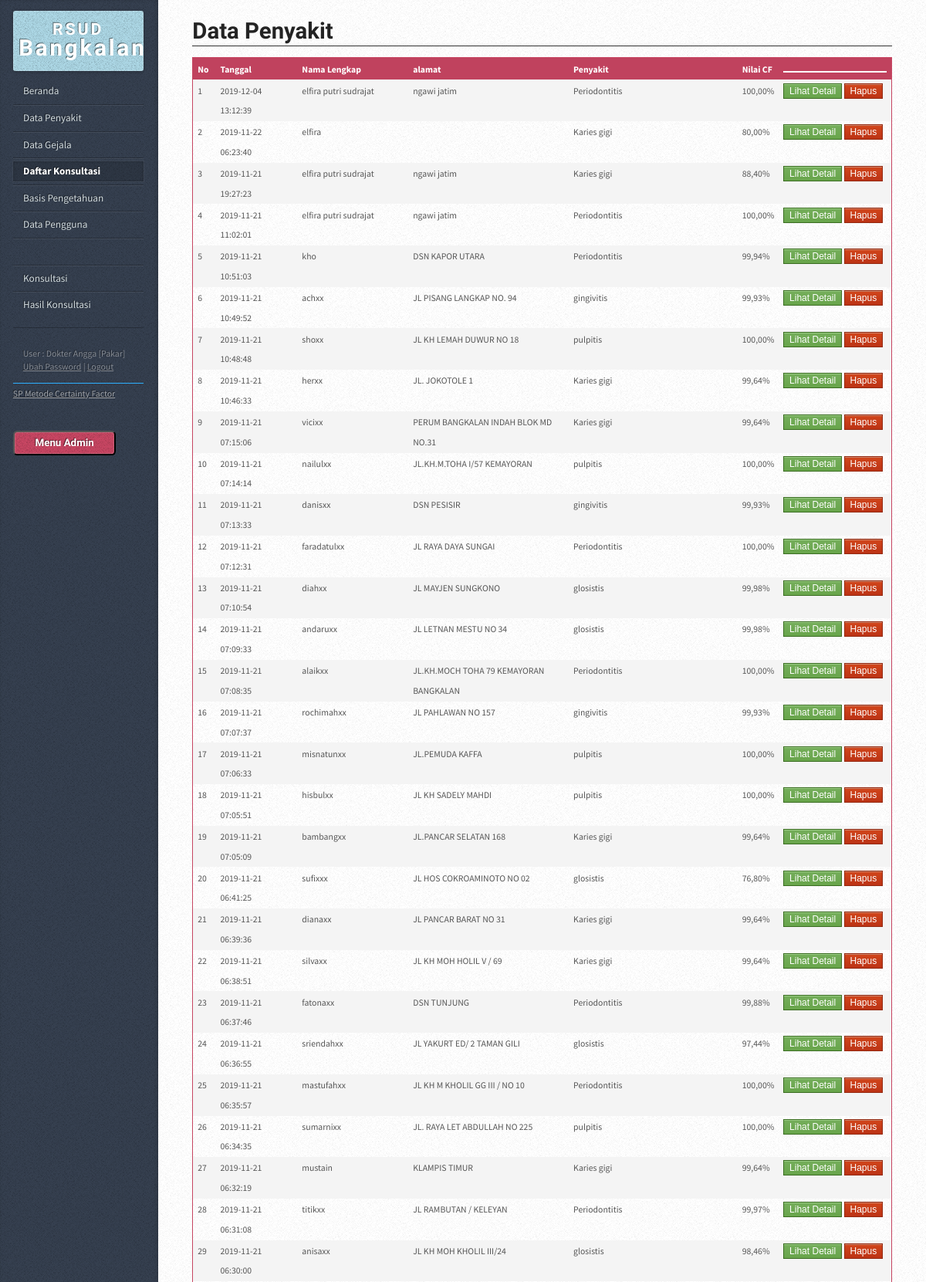
The page /?hal=konsultasi-list (signed in, upper part) on the database its author committed.
### tables this page shows
CREATE TABLE `cf_konsultasi` (
  `id_konsultasi` int(11) NOT NULL,
  `nama` varchar(50) NOT NULL,
  `kelamin` enum('P','W') NOT NULL,
  `alamat` varchar(100) NOT NULL,
  `pekerjaan` varchar(60) NOT NULL,
  `tanggal` datetime NOT NULL,
  `sesi` char(15) NOT NULL,
  `status` int(1) NOT NULL
);

CREATE TABLE `cf_penyakit` (
  `id_penyakit` int(11) NOT NULL,
  `kd_penyakit` char(4) NOT NULL,
  `penyakit` varchar(100) NOT NULL,
  `informasi` text NOT NULL,
  `saran` text NOT NULL
);

CREATE TABLE `cf_konsultasi_hasil` (
  `id_konsultasi_hasil` bigint(20) NOT NULL,
  `id_konsultasi` int(11) NOT NULL,
  `id_penyakit` int(11) NOT NULL,
  `nilai_cf` double NOT NULL,
  `status` int(1) NOT NULL
);

CREATE TABLE `cf_pengguna` (
  `id_pengguna` int(11) NOT NULL,
  `nama` varchar(50) NOT NULL,
  `username` varchar(20) NOT NULL,
  `password` varchar(50) NOT NULL,
  `tipe` int(1) NOT NULL
);

### config/library.php (called while the page is built, shortened)
<?php
function antiinjec($data){
  $filter_sql = mysql_real_escape_string(stripslashes(strip_tags(htmlspecialchars($data,ENT_QUOTES))));
  return $filter_sql;
}
?>

### config/koneksi.php (called while the page is built, shortened)
<?php
function querydb($query)
{
	$result=mysql_query($query) or die ("gagal melakukan Query=$query");
	return $result;
}
?>

### data_konsultasi.php (the view, shortened to what this page needs)
<article class="box post post-excerpt">
    <header>
        <h2><a href="#">Data Penyakit </a></h2>
    </header>
    <table width="100%" class="default" border="1">
      <tr>
        <th width="2%">No</th>
        <th width="15%">Tanggal</th>
        <th width="20%">Nama Lengkap</th>
        <th width="30%">alamat</th>
        <th width="33%">Penyakit </th>
        <th width="40%">Nilai CF</th>
        <th width="15%"><div style="width:134px; border:1px solid #FFF;"></div></th>
      </tr>
      <?php
      $halaman=@$_GET['halaman'];
      $perhalaman=150;
      if (!isset($halaman) || intval($halaman)==0)
      {
      $halaman=0;
      }
      else
      {
      $halaman=$halaman-1;
      }
      $halamannya = $halaman * $perhalaman;
      $nomor=$halamannya;
      $query="SELECT id_konsultasi, nama, alamat, tanggal FROM cf_konsultasi
              WHERE status=1
              ORDER BY tanggal DESC LIMIT $halamannya, $perhalaman" ;
      $hquery=querydb($query);
      while ($data_tbl=mysql_fetch_assoc($hquery)) {
      $nomor=$nomor+1;
      ?>
      <tr>
        <td><?php echo $nomor; ?></td>
        <td><?php echo $data_tbl['tanggal']; ?></td>
        <td><?php echo $data_tbl['nama']; ?></td>
        <td><?php echo $data_tbl['alamat']; ?></td>
        <td>
        	<?php
			$q_penya="SELECT b.id_konsultasi_hasil, b.nilai_cf, a.kd_penyakit, a.penyakit, a.informasi, a.saran
					  FROM cf_penyakit as a, cf_konsultasi_hasil as b
					  WHERE a.id_penyakit=b.id_penyakit AND b.id_konsultasi='".$data_tbl['id_konsultasi']."' AND b.status=1
					  ORDER BY b.nilai_cf DESC, a.kd_penyakit ASC LIMIT 0, 1" ;
			$d_penya=mysql_fetch_assoc(querydb($q_penya));
			echo $d_penya['penyakit'];
			?>
        </td>
        <td><?php echo number_format ( $d_penya['nilai_cf']*100 , 2 , "," , "." ); ?>%</td>
        <td>
        <a href="?hal=konsultasi-view&id=<?php echo $data_tbl['id_konsultasi']; ?>" class="btn_hijau">Lihat Detail</a>
        <a href="#" class="btn_merah" onclick="konfirmasi<?php echo $data_tbl['id_konsultasi']; ?>()">Hapus</a>
        </td>
      </tr>
      <?php } ?>
    </table>
</article>
    <body onload="window.print();" Layout="Portrait">

### index.php (shortened to what this page needs)
<?php
include "config/library.php";
include "config/koneksi.php";
$hal=antiinjec(@$_GET['hal']);
$ses_nama_pengguna=@$_SESSION['ses_nama_pengguna'];
if($ses_nama_pengguna=="")
{
	header("location:login.php");
} else {
	$queryadm="SELECT * FROM cf_pengguna WHERE username='$ses_nama_pengguna'";
	$hasiladm=querydb($queryadm);
	$dataadm=mysql_fetch_array($hasiladm);
	$tipen=0;
	if($dataadm['tipe']==1) { $tipe_pengguna="Pakar"; $tipen=1; }
	elseif($dataadm['tipe']==2) { $tipe_pengguna="Konsultan"; $tipen=2; }
?>
<!DOCTYPE HTML>
<html>
	<head>
		<link rel="stylesheet" href="assets/css/main.css" />
	</head>
	<body>
			<div id="content">
				<div class="inner">
					<?php
					if($hal=="penyakit") { include "data_penyakit.php"; }
					elseif($hal=="penyakit-input") { include "input_penyakit.php"; }
					elseif($hal=="gejala") { include "data_gejala.php"; }
					elseif($hal=="gejala-input") { include "input_gejala.php"; }
					elseif($hal=="basis") { include "data_basis.php"; }
					elseif($hal=="basis-input") { include "input_basis.php"; }
					elseif($hal=="pengguna") { include "data_pengguna.php"; }
					elseif($hal=="pengguna-input") { include "input_pengguna.php"; }
					elseif($hal=="konsultasi") { include "konsultasi.php"; }
					elseif($hal=="konsultasi-gejala") { include "konsultasi_gejala.php"; }
					elseif($hal=="konsultasi-hasil") { include "konsultasi_hasil.php"; }
					elseif($hal=="konsultasi-selesai") { include "konsultasi_selesai.php"; }
					elseif($hal=="konsultasi-list") { include "data_konsultasi.php"; }
					elseif($hal=="konsultasi-view") { include "data_konsultasi_view.php"; }
					elseif($hal=="ubah-password") { include "input_password.php"; }
					else{ include "home.php"; }
					?>
				</div>
			</div>
			<div id="sidebar">
					<h1 id="logo"><a href="#"><span style="font-size:0.73em">RSUD</span> Bangkalan</a></h1>
					<nav id="nav">
						<ul>
							<li <?php if($hal=="") { echo "class='current'"; } ?>><a href="./">Beranda</a></li>
							<?php if($tipen==1) { ?>
							<li <?php if($hal=="penyakit" || $hal=="penyakit-input") { echo "class='current'"; } ?>><a href="?hal=penyakit">Data Penyakit</a></li>
							<li <?php if($hal=="gejala" || $hal=="gejala-input") { echo "class='current'"; } ?>><a href="?hal=gejala">Data Gejala</a></li>
                            <li <?php if($hal=="konsultasi-list" || $hal=="konsultasi-view") { echo "class='current'"; } ?>><a href="?hal=konsultasi-list">Daftar Konsultasi</a></li>
                            <li <?php if($hal=="basis" || $hal=="basis-input") { echo "class='current'"; } ?>><a href="?hal=basis">Basis Pengetahuan</a></li>
                            <li <?php if($hal=="pengguna" || $hal=="pengguna-input") { echo "class='current'"; } ?>><a href="?hal=pengguna">Data Pengguna</a></li>
                            <li><a>&nbsp;</a></li>
							<?php } ?>
                            <li <?php if($hal=="konsultasi" || $hal=="konsultasi-gejala") { echo "class='current'"; } ?>><a href="?hal=konsultasi">Konsultasi</a></li>
							<li <?php if($hal=="konsultasi-hasil") { echo "class='current'"; } ?>><a href="?hal=konsultasi-hasil">Hasil Konsultasi</a></li>
						</ul>
					</nav>
                	<div id="copyright">
                    	<p>
                        	User : <?php echo $dataadm['nama']; ?> [<?php echo $tipe_pengguna; ?>]<br>
                            <a href="?hal=ubah-password">Ubah Password</a> | <a href="logout.php">Logout</a><br>
                            <div style="border-bottom:1px solid #2dafff;"></div>
                            <a href="http://aplikasi-sistem-pakar-metode-certainty-factor.htm" target="_blank">SP Metode Certainty Factor</a><br>
                        </p>
                    </div>
                    <ul class="nav navbar-nav navbar-right">
            				<a href="login.php" target="_blank"><button type="button" class="btn btn-default navbar-btn">Menu Admin</button></a>
    					</ul>
			</div>
	</body>
</html>
<?php closedb(); } ?>

### rows shown on the page
cf_konsultasi: tanggal "2019-12-04 13:12:39", nama "elfira putri sudrajat", alamat "ngawi jatim", cf_penyakit.penyakit "Periodontitis", cf_konsultasi_hasil.nilai_cf "100,00"
cf_konsultasi: tanggal "2019-11-22 06:23:40", nama "elfira", cf_penyakit.penyakit "Karies gigi", cf_konsultasi_hasil.nilai_cf "80,00"
cf_konsultasi: tanggal "2019-11-21 19:27:23", nama "elfira putri sudrajat", alamat "ngawi jatim", cf_penyakit.penyakit "Karies gigi", cf_konsultasi_hasil.nilai_cf "88,40"
cf_konsultasi: tanggal "2019-11-21 11:02:01", nama "elfira putri sudrajat", alamat "ngawi jatim", cf_penyakit.penyakit "Periodontitis", cf_konsultasi_hasil.nilai_cf "100,00"
cf_konsultasi: tanggal "2019-11-21 10:51:03", nama "kho", alamat "DSN KAPOR UTARA", cf_penyakit.penyakit "Periodontitis", cf_konsultasi_hasil.nilai_cf "99,94"
cf_konsultasi: tanggal "2019-11-21 10:49:52", nama "achxx", alamat "JL PISANG LANGKAP NO. 94", cf_penyakit.penyakit "gingivitis", cf_konsultasi_hasil.nilai_cf "99,93"
cf_konsultasi: tanggal "2019-11-21 10:48:48", nama "shoxx", alamat "JL KH LEMAH DUWUR NO 18", cf_penyakit.penyakit "pulpitis", cf_konsultasi_hasil.nilai_cf "100,00"
cf_konsultasi: tanggal "2019-11-21 10:46:33", nama "herxx", alamat "JL. JOKOTOLE 1", cf_penyakit.penyakit "Karies gigi", cf_konsultasi_hasil.nilai_cf "99,64"
cf_konsultasi: tanggal "2019-11-21 07:15:06", nama "vicixx", alamat "PERUM BANGKALAN INDAH BLOK MD NO.31", cf_penyakit.penyakit "Karies gigi", cf_konsultasi_hasil.nilai_cf "99,64"
cf_konsultasi: tanggal "2019-11-21 07:14:14", nama "nailulxx", alamat "JL.KH.M.TOHA I/57 KEMAYORAN", cf_penyakit.penyakit "pulpitis", cf_konsultasi_hasil.nilai_cf "100,00"
cf_konsultasi: tanggal "2019-11-21 07:13:33", nama "danisxx", alamat "DSN PESISIR", cf_penyakit.penyakit "gingivitis", cf_konsultasi_hasil.nilai_cf "99,93"
cf_konsultasi: tanggal "2019-11-21 07:12:31", nama "faradatulxx", alamat "JL RAYA DAYA SUNGAI", cf_penyakit.penyakit "Periodontitis", cf_konsultasi_hasil.nilai_cf "100,00"
cf_konsultasi: tanggal "2019-11-21 07:10:54", nama "diahxx", alamat "JL MAYJEN SUNGKONO", cf_penyakit.penyakit "glosistis", cf_konsultasi_hasil.nilai_cf "99,98"
cf_konsultasi: tanggal "2019-11-21 07:09:33", nama "andaruxx", alamat "JL LETNAN MESTU NO 34", cf_penyakit.penyakit "glosistis", cf_konsultasi_hasil.nilai_cf "99,98"
cf_konsultasi: tanggal "2019-11-21 07:08:35", nama "alaikxx", alamat "JL.KH.MOCH TOHA 79 KEMAYORAN BANGKALAN", cf_penyakit.penyakit "Periodontitis", cf_konsultasi_hasil.nilai_cf "100,00"
cf_konsultasi: tanggal "2019-11-21 07:07:37", nama "rochimahxx", alamat "JL PAHLAWAN NO 157", cf_penyakit.penyakit "gingivitis", cf_konsultasi_hasil.nilai_cf "99,93"
cf_konsultasi: tanggal "2019-11-21 07:06:33", nama "misnatunxx", alamat "JL.PEMUDA KAFFA", cf_penyakit.penyakit "pulpitis", cf_konsultasi_hasil.nilai_cf "100,00"
cf_konsultasi: tanggal "2019-11-21 07:05:51", nama "hisbulxx", alamat "JL KH SADELY MAHDI", cf_penyakit.penyakit "pulpitis", cf_konsultasi_hasil.nilai_cf "100,00"
cf_konsultasi: tanggal "2019-11-21 07:05:09", nama "bambangxx", alamat "JL.PANCAR SELATAN 168", cf_penyakit.penyakit "Karies gigi", cf_konsultasi_hasil.nilai_cf "99,64"
cf_konsultasi: tanggal "2019-11-21 06:41:25", nama "sufixxx", alamat "JL HOS COKROAMINOTO NO 02", cf_penyakit.penyakit "glosistis", cf_konsultasi_hasil.nilai_cf "76,80"
cf_konsultasi: tanggal "2019-11-21 06:39:36", nama "dianaxx", alamat "JL PANCAR BARAT NO 31", cf_penyakit.penyakit "Karies gigi", cf_konsultasi_hasil.nilai_cf "99,64"
cf_konsultasi: tanggal "2019-11-21 06:38:51", nama "silvaxx", alamat "JL KH MOH HOLIL V / 69", cf_penyakit.penyakit "Karies gigi", cf_konsultasi_hasil.nilai_cf "99,64"
cf_konsultasi: tanggal "2019-11-21 06:37:46", nama "fatonaxx", alamat "DSN TUNJUNG", cf_penyakit.penyakit "Periodontitis", cf_konsultasi_hasil.nilai_cf "99,88"
cf_konsultasi: tanggal "2019-11-21 06:36:55", nama "sriendahxx", alamat "JL YAKURT ED/ 2 TAMAN GILI", cf_penyakit.penyakit "glosistis", cf_konsultasi_hasil.nilai_cf "97,44"
cf_konsultasi: tanggal "2019-11-21 06:35:57", nama "mastufahxx", alamat "JL KH M KHOLIL GG III / NO 10", cf_penyakit.penyakit "Periodontitis", cf_konsultasi_hasil.nilai_cf "100,00"
cf_konsultasi: tanggal "2019-11-21 06:34:35", nama "sumarnixx", alamat "JL. RAYA LET ABDULLAH NO 225", cf_penyakit.penyakit "pulpitis", cf_konsultasi_hasil.nilai_cf "100,00"
cf_konsultasi: tanggal "2019-11-21 06:32:19", nama "mustain", alamat "KLAMPIS TIMUR", cf_penyakit.penyakit "Karies gigi", cf_konsultasi_hasil.nilai_cf "99,64"
cf_konsultasi: tanggal "2019-11-21 06:31:08", nama "titikxx", alamat "JL RAMBUTAN / KELEYAN", cf_penyakit.penyakit "Periodontitis", cf_konsultasi_hasil.nilai_cf "99,97"
cf_konsultasi: tanggal "2019-11-21 06:30:00", nama "anisaxx", alamat "JL KH MOH KHOLIL III/24", cf_penyakit.penyakit "glosistis", cf_konsultasi_hasil.nilai_cf "98,46"
cf_pengguna: nama "Dokter Angga", tipe "Pakar"
